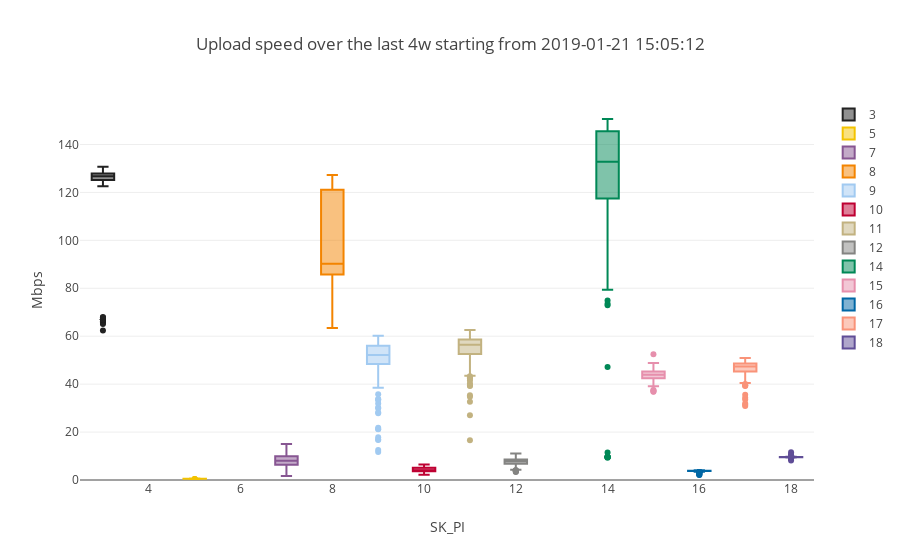

Write notebook code for a chart like this one.
### Code cell
simple_boxplot(dataframe=upload_df,plot_value='UPLOAD',sort_value='SK_PI',
               title="Upload speed over the last "+time_interval+ " starting from "+ starting_point, 
               ytitle="Mbps")

### Figure 1 — Plotly figure (JSON) as saved in the notebook; plotly's stock layout.template omitted (floating-point values rounded to 4 significant figures; data arrays with more than 128 entries replaced by an {"elided": "..."} marker saying what was removed)
{"data": [{"marker": {"color": "222222"}, "name": 3, "type": "box", "y": {"elided": "170 float values"}}, {"marker": {"color": "F3C300"}, "name": 5, "type": "box", "y": {"elided": "171 float values"}}, {"marker": {"color": "875692"}, "name": 7, "type": "box", "y": {"elided": "171 float values"}}, {"marker": {"color": "F38400"}, "name": 8, "type": "box", "y": [84.39, 89.9, 121.0, 89.75, 90.05, 63.44, 90.5, 127.3, 79.47, 125.5, 91.19, 88.81, 86.96, 121.2, 90.68, 90.53, 89.26, 121.8, 79.33, 68.18, 91.09, 84.58, 121.5, 126.5]}, {"marker": {"color": "A1CAF1"}, "name": 9, "type": "box", "y": {"elided": "171 float values"}}, {"marker": {"color": "BE0032"}, "name": 10, "type": "box", "y": {"elided": "154 float values"}}, {"marker": {"color": "C2B280"}, "name": 11, "type": "box", "y": {"elided": "171 float values"}}, {"marker": {"color": "848482"}, "name": 12, "type": "box", "y": {"elided": "171 float values"}}, {"marker": {"color": "008856"}, "name": 14, "type": "box", "y": {"elided": "170 float values"}}, {"marker": {"color": "E68FAC"}, "name": 15, "type": "box", "y": {"elided": "171 float values"}}, {"marker": {"color": "0067A5"}, "name": 16, "type": "box", "y": {"elided": "159 float values"}}, {"marker": {"color": "F99379"}, "name": 17, "type": "box", "y": {"elided": "169 float values"}}, {"marker": {"color": "604E97"}, "name": 18, "type": "box", "y": {"elided": "167 float values"}}], "layout": {"title": "Upload speed over the last 4w starting from 2019-01-21 15:05:12", "xaxis": {"title": "SK_PI"}, "yaxis": {"rangemode": "tozero", "title": "Mbps"}}}
